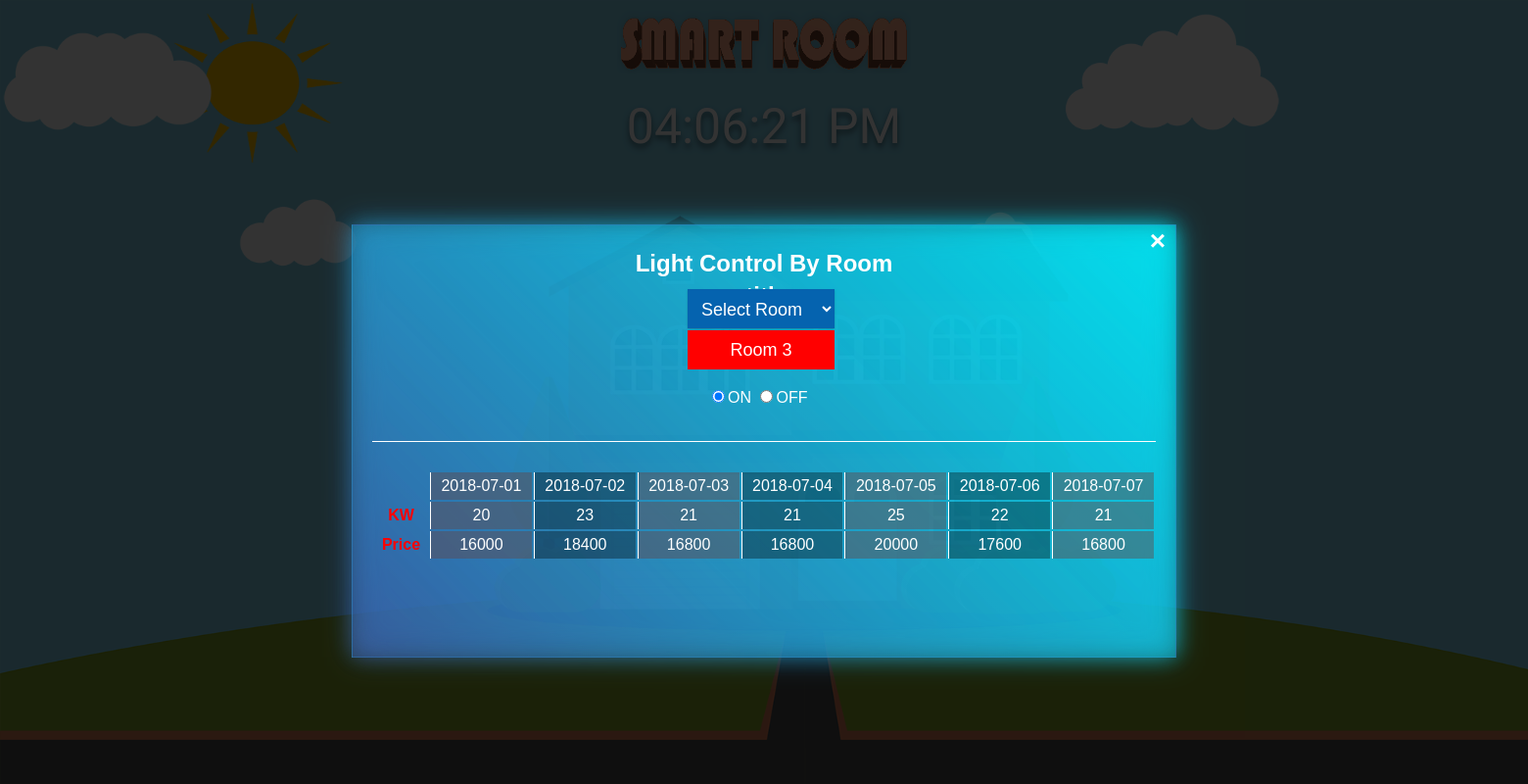
Page /light.php?sendRoomId=3 on the committed database.
### tables this page shows
CREATE TABLE `daily` (
  `id` int(11) NOT NULL,
  `date` date NOT NULL,
  `kw` double NOT NULL
);

### light.php (the view, shortened to what this page needs)
<?php
	$con = mysqli_connect(DB_HOST, DB_USER, DB_PASSWORD, DB_DATABASE);
	$port = fopen("COM5", "w+");
?>
<!DOCTYPE html>
<html>
<link rel="stylesheet" type="text/css" href="lightStyle.css">
<link rel="stylesheet" href="https://cdnjs.cloudflare.com/ajax/libs/font-awesome/4.7.0/css/font-awesome.min.css">
<link rel="stylesheet" href="https://use.fontawesome.com/releases/v5.1.0/css/all.css">
<head>
</head>
<body>
	<div class="Background1">
		<img src="Background3.png" class="bg3"></img>
	</div>
	<div class="menutitle">
		<img src="smartroom.png">
	</div>
	<div id="MyClockDisplay" class="clock"></div>
	<div id="myHome" class="modal">
		<div class="modal-content">
			<a href="./room.php"><span class="closeHome">&times;</span></a>
			<h2>Light Control By Room</h2>
            <h2>tith</h2>
   			<div class="roomSelection">
   				<?php
					$query = "select * from light";
					$result = mysqli_query($con,$query);
		    		$roomId = "
		    		<form action='./light.php' method='POST'>
			    			<select id='roomSelection' name='roomId' onChange='this.form.submit()'>
				    		";
					$roomId .= "<option>Select Room</option>";
				    	  while($light = mysqli_fetch_assoc($result)){
		                         $lid = $light['lid'];
		                         $roomId .= "<option value='$lid'>Room $lid</option>";
		                  }
			    		$roomId .="</select></form>";
			    	if(isset($_GET['sendRoomId'])){
			    		$Id = $_GET['sendRoomId'];
			    		$query = "select * from light where lid=$Id";
						$result =mysqli_fetch_assoc(mysqli_query($con,$query));
						$lid = $result['lid'];
						$status= $result['status'];
						$roomId .= "<p>Room $Id</p>";
								$roomId .= "<form class='ONnOFF' action='./dolight.php' method='POST' id='myDIV'>
									<input type='radio' name='status' id='lightON' value='ON' onClick='this.form.submit()'><label for='lightON' class='btn'>ON</label></input>
									<input type='radio' name='status' id='lightOFF' value='OFF' onClick='this.form.submit()'><label for='lightOFF' class='btn'>OFF</label></input>
									<input type='hidden' name='lid' value='$lid'>
								</form>";
						if($status == "ON"){
							$roomId .="<script>
								document.getElementById('lightON').checked = true;
			    			</script>";
						}else if($status =="OFF"){
							$roomId .="<script>
								document.getElementById('lightOFF').checked = true;
			    			</script>";
			    			if($Id == 1){
			    				fwrite($port, "aa");
			    			}else if($Id == 2){
			    				fwrite($port, "bb");
			    			}else if($Id == 3){
			    				fwrite($port, "cc");
			    			}
			    			fclose($port);
						}
			    	}
					echo $roomId;
				?>
   			</div>
   			<div class="tableOfprice">
    			<table class="price">
    				<tr>
    					<th></th>
						<?php
							$string="";
							$now = "2018-07-08";
							$lastWeek = "2018-07-01";
							$sql="select * from daily where date<'$now' and date>='$lastWeek'";
							$result = mysqli_query($con,$sql);
							while ($row = mysqli_fetch_object($result)) {
								$date=$row->date;
								$string.="<td>";
								$string.=$date."</td>";
							}
							echo $string;
						?>
    				</tr>
    				<tr>
    					<th>KW</th>
						<?php
						$string="";
						$now = "2018-07-08";
						$lastWeek = "2018-07-01";
						$sql="select * from daily where date<'$now' and date>='$lastWeek'";
						$result = mysqli_query($con,$sql);
						while($row = mysqli_fetch_object($result)){
							$string.="<td>";
							$string.=$row->kw."</td>";
						}
						echo $string;
						?>
    				</tr>
    				<tr>
    					<th>Price</th>
						<?php
						$string="";
						$now = "2018-07-08";
						$lastWeek = "2018-07-01";
						$sql="select * from daily where date<'$now' and date>='$lastWeek'";
						$result = mysqli_query($con,$sql);
						while($row = mysqli_fetch_object($result)){
							$string.="<td>";
							$string.=($row->kw*800)."</td>";
						}
						echo $string;
						?>
    				</tr>
    			</table>
    		</div>
		</div>
	</div>
</body>
</html>

### lightStyle.css (style rules this page uses)
body { padding: 0; margin: 0; font-family: sans-serif; }
.bg3 { position: absolute; background-size: cover; height: 100vh; top: 0px; width: 200vh; }
.menutitle img { position: absolute; top: 10px; width: 300px; height: 65px; left: 50%; transform: translate(-50%,0%); }
.clock { position: absolute; top: 100px; left: 50%; transform: translate(-50%,0%); color: #fff; font-size: 50px; font-family: 'Fjalla One', sans-serif; text-shadow: 0 4px 6px rgb(0 ,0 ,0 ,.5); }
.modal { position: fixed; padding-top: 100px; left: 0; top: 0; width: 100%; height: 100%; background-color: rgba(0,0,0,0.8); }
.modal-content { position: absolute; top: 50%; left: 50%; transform: translate(-50%,-50%); height: 400px; background: linear-gradient(45deg, #3c65b47a, #00f1ff8c); margin: auto; padding: 20px; border: 1px solid #3c65b47a; width: 800px; }
.modal-content:before { content: ''; position: absolute; width: 100%; height: 100%; background: linear-gradient(45deg, #3c65b47a, #00f1ff8c); top: 0; left: 0; z-index: -1; filter: blur(10px); }
.modal-content:after { content: ''; position: absolute; width: 100%; height: 100%; background: linear-gradient(45deg, #3c65b47a, #00f1ff8c); top: 0; left: 0; z-index: -1; filter: blur(15px); }
.close,.closeHome,.closeTemperature { position: absolute; color: #fff; right: 10px; top: 0px; font-size: 28px; font-weight: bold; }
.modal .modal-content h2 { color: #fff; text-align: center; margin: 5px; }
.modal .modal-content .roomSelection { position: absolute; top: 20px; right: 20px; width: 800px; height: 200px; border-bottom: 1px solid #fff; color: #fff; }
.modal .modal-content .roomSelection #roomSelection { color: #fff; position: absolute; padding: 10px; border: none; width: 150px; height: 40px; left: 322px; top: 45px; background: #0563af; font-size: 18px; box-shadow: 0 1px 2px rgba(0,0,0,.2); outline: none; }
.modal-content .tableOfprice { position: absolute; width: 800px; height: 200px; bottom: 20px; left: 20px; }
.modal-content .tableOfprice table { border: none; }
.modal-content .tableOfprice .price { position: absolute; width: 800px; top: 30px; }
.modal-content .tableOfprice .price tr th { color: #f00; font-size: 16px; text-align: center; padding: 5px; border: none; }
.modal-content .tableOfprice .price tr td { color: #fff; font-size: 16px; text-align: center; border-left: 1px solid #fff; padding: 5px; }
.modal-content .tableOfprice .price tr td:nth-child(odd) { background: #00000057; }
.modal-content .tableOfprice .price tr td:nth-child(even) { background: #6640406b; }
.modal .modal-content .roomSelection p { position: absolute; top: 69px; left: 322px; background: #f00; height: 40px; width: 150px; text-align: center; line-height: 40px; font-size: 18px; }
.modal .modal-content .roomSelection .ONnOFF { position: absolute; top: 145px; left: 342px; }

### rows in the picture
daily: date "2018-07-01", kw "20", $row->kw*800 "16000"
daily: date "2018-07-02", kw "23", $row->kw*800 "18400"
daily: date "2018-07-03", kw "21", $row->kw*800 "16800"
daily: date "2018-07-04", kw "21", $row->kw*800 "16800"
daily: date "2018-07-05", kw "25", $row->kw*800 "20000"
daily: date "2018-07-06", kw "22", $row->kw*800 "17600"
daily: date "2018-07-07", kw "21", $row->kw*800 "16800"

### other values in the picture
$Id "3"
